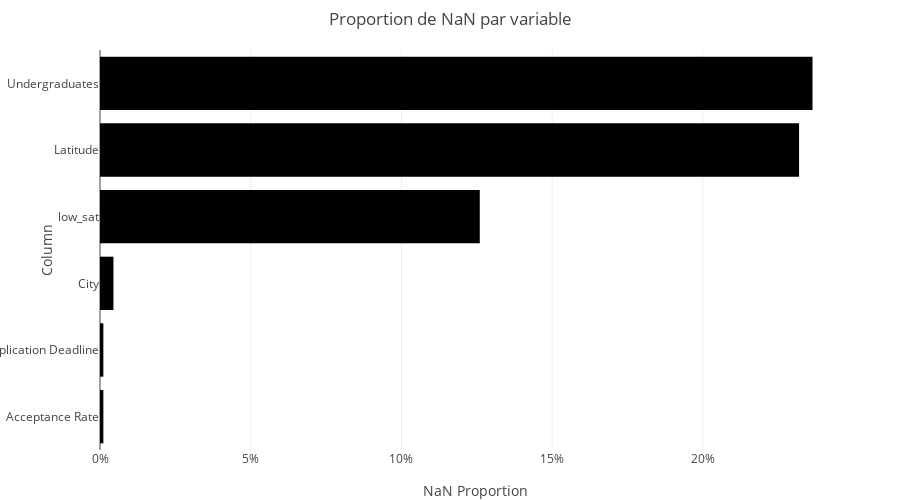

The cell this chart's notebook holds for it:
### Markdown cell above
# <span style="color:#008080">Visualisation des valeurs manquantes :</span>
On visualise ici la proportion de valeurs manquantes (*NaN*) pour plusieurs variables du dataset. Les barres indiquent le pourcentage de *NaN* dans chaque colonne. On remarque notamment :  
- *Undergraduates*, issu du scraping de Wikipédia, est la variable la plus incomplète (taux de *NaN* élevé).  
- *Latitude*, qui dépend de l’adresse (dont *City* est extrait), présente aussi un pourcentage notable de *NaN*.  
- Les autres variables (dont *low_sat*, récupérée depuis *Niche*) ont des proportions de *NaN* plus faibles, même si certaines restent significatives.  

En somme, ce graphique met en évidence les colonnes pour lesquelles il existe le plus de données manquantes et offre un premier aperçu de la qualité globale de chaque source (*Wikipédia*, adresse/coordonnées géographiques, et *Niche*).

### Code cell
# Plot proportion de NaN
from plots import plot_nan_proportions

df = pd.read_excel('final_dataset.xlsx')
cols_to_check = ["Undergraduates", "City", "Latitude",
                 "low_sat", "Application Deadline", "Acceptance Rate"]
plot_nan_proportions(df, cols_to_check)

### Figure 1 — Plotly figure (JSON) as saved in the notebook; plotly's stock layout.template omitted (floating-point values rounded to 4 significant figures)
{"data": [{"alignmentgroup": "True", "hovertemplate": "NaN Proportion=%{x}<br>Column=%{y}<extra></extra>", "legendgroup": "", "marker": {"color": "#000001", "pattern": {"shape": ""}}, "name": "", "offsetgroup": "", "orientation": "h", "showlegend": false, "textposition": "auto", "type": "bar", "x": [0.2363, 0.2319, 0.126, 0.004459, 0.001115, 0.001115], "xaxis": "x", "y": ["Undergraduates", "Latitude", "low_sat", "City", "Application Deadline", "Acceptance Rate"], "yaxis": "y"}], "layout": {"barmode": "relative", "height": 500, "legend": {"tracegroupgap": 0}, "margin": {"b": 50, "l": 100, "r": 50, "t": 50}, "title": {"text": "Proportion de NaN par variable"}, "xaxis": {"anchor": "y", "domain": [0, 1], "tickformat": ".0%", "title": {"text": "NaN Proportion"}}, "yaxis": {"anchor": "x", "autorange": "reversed", "domain": [0, 1], "title": {"text": "Column"}}}}
